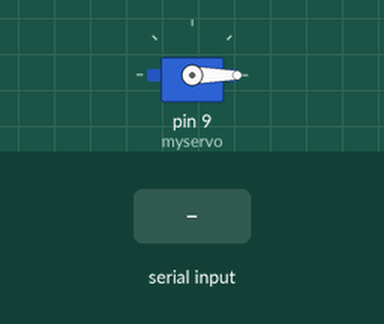
Simulated run of this sketch. Board: Arduino Uno, built with avr-gcc and run on an emulated ATmega328P. On the bench: servo. Inputs (shaded band) come from the test bench.

Above: at 1.2 s.
1.3 s: byte 30 received over Serial
At 2.2 s:
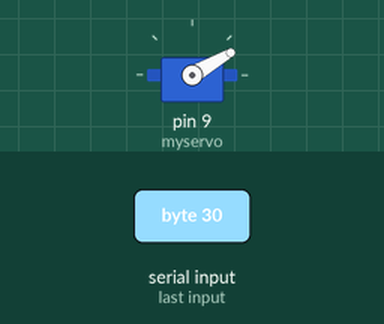
2.8 s: byte 90 received over Serial
At 3.3 s:
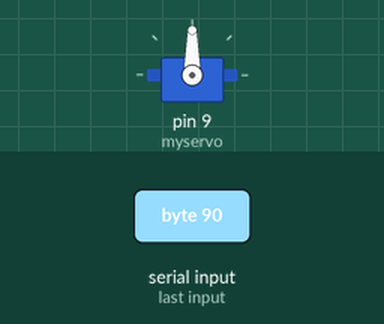
4.3 s: byte 120 received over Serial
At 5.7 s:
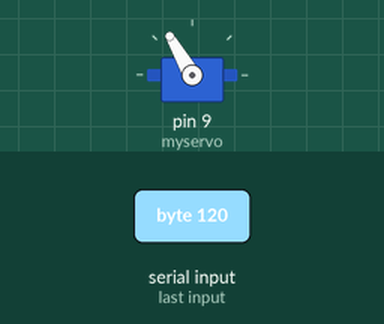
Timing chart, 0 to 7.3 s (numbered marks = the images above; inputs shaded):
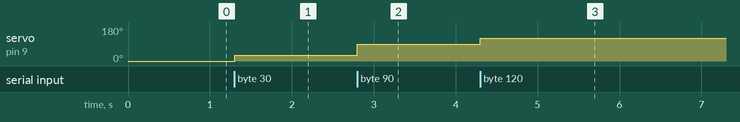

Measured:
- after the input at 1.3 s, servo on pin 9 (myservo): 0° → 30° at once
- after the input at 2.8 s, servo on pin 9 (myservo): 30° → 90° at once
- after the input at 4.3 s, servo on pin 9 (myservo): 90° → 120° at once

The sketch:

Servo_Serial_Cntrol.ino
```cpp
#include <Servo.h>


Servo myservo;
int pos =0;
int  serialVal;
void setup()
{ myservo.attach(9);
  Serial.begin(9600);
}

void loop()
{
if(Serial.available())
 serialVal=Serial.read();
myservo.write(serialVal);
}
```
